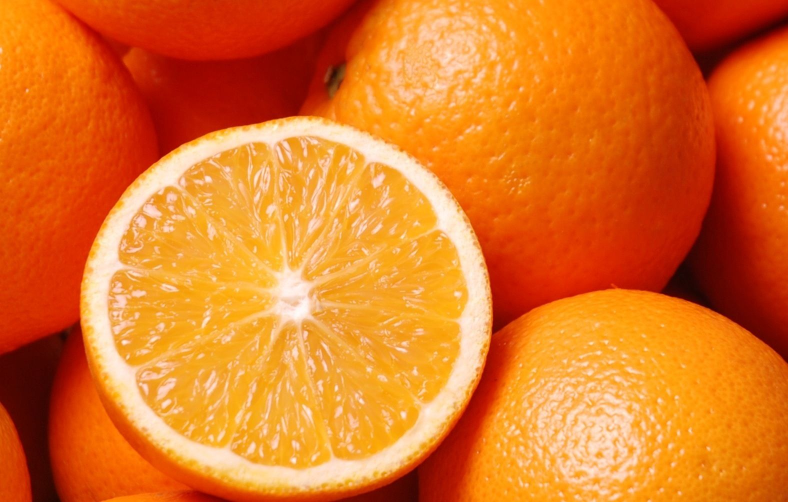
//> input picture cxx/image_processing/fundamentals/transformation/sample2.jpg, 1576 x 1004 px (shown at 1/2 size)
$ ./bgr2gray   (built with g++ and OpenCV 4)
//> lines starting //> are read from the running program, lines starting //| are printed output that depends on the picture
#include <opencv2/opencv.hpp>
#include <iostream>

int main()
{
    int width = 600, height = 400;
    cv::Mat image, gray, canny;

    image = cv::imread("sample2.jpg");
//> image is the input picture: 1004 rows x 1576 cols, CV_8UC3; mean B, G, R 38.4, 117.1, 223.7
    if (image.empty()) {
        std::cerr << "cannot load empty image" << std::endl;
        return 1;
    }

    cv::namedWindow("raw image", cv::WINDOW_NORMAL);
    cv::resizeWindow("raw image", width, height);
    cv::imshow("raw image", image);

    cv::cvtColor(image, gray, cv::COLOR_BGR2GRAY);
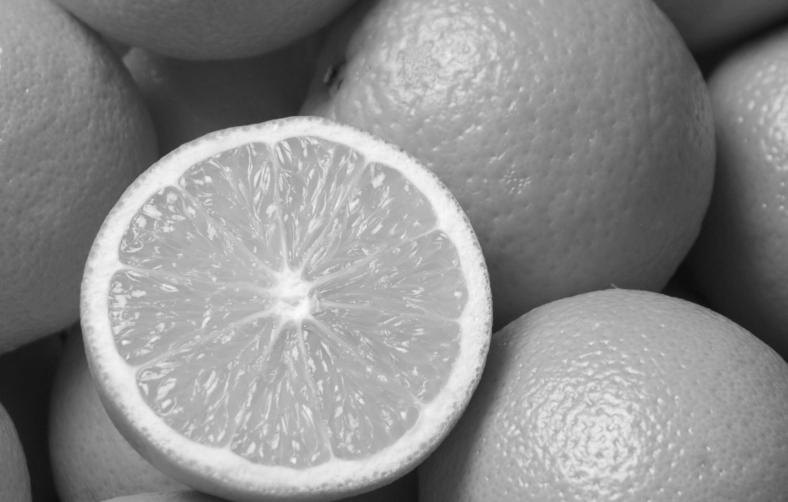
//> gray: 1004 rows x 1576 cols, CV_8UC1 (shown at 1/2 size); min 11, max 252, mean 140
    cv::namedWindow("gray image", cv::WINDOW_NORMAL);
    cv::resizeWindow("gray image", width, height);
    cv::moveWindow("gray image", 606, 0);
    cv::imshow("gray image", gray);

    cv::Canny(gray, canny, 10, 100, 3, true);
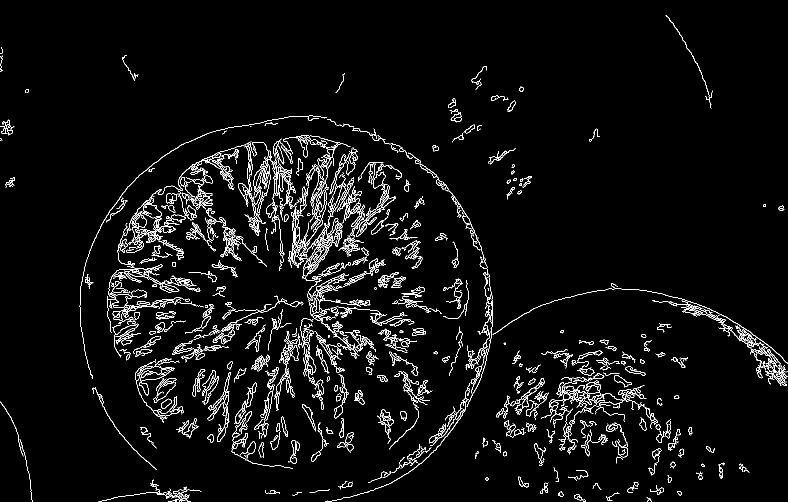
//> canny: 1004 rows x 1576 cols, CV_8UC1 (shown at 1/2 size); 4% white in thin lines or dots
    cv::namedWindow("canny image", cv::WINDOW_NORMAL);
    cv::resizeWindow("canny image", width, height);
    cv::moveWindow("canny image", 303, 350);
    cv::imshow("canny image", canny);

    while (true) {
        if (cv::waitKey(30) == 27) break;
//> the Esc key is pressed
    }

    cv::destroyWindow("raw image");
    cv::destroyWindow("gray image");
    cv::destroyWindow("canny image");
    return 0;
}
